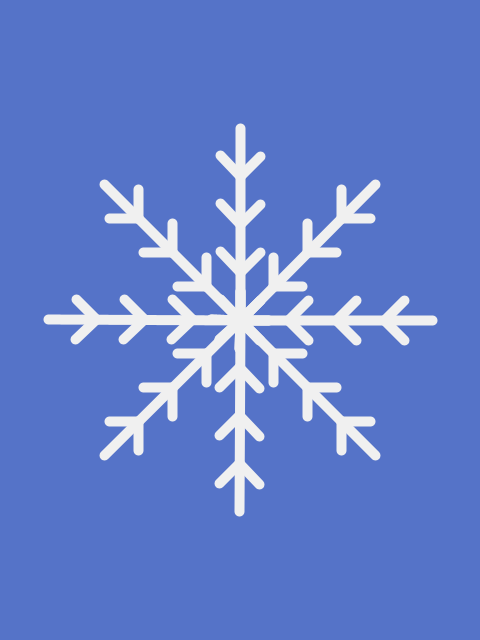
Frame 1 (no input)
Frame 2 (the mouse pressed at the canvas centre, redrawn once): identical to frame 1, image omitted

The Processing sketch that drew this single still picture (run headless with seeded random() and noise(); the mouse was pressed at the canvas centre and the sketch redrawn once):

// Processing sketch: frozen
// ── frozen.pde
// Manuale di Programmazione Cinematografica
// Daniele Olmisani, 2016

// Frozen

final color PAPER = color(85, 115, 200);
final color INK = color(240, 240, 240);

final int COUNT = 8;
final float STROKE = 10.0;

void setup() {
  size(480, 640);
  noLoop();
}

void draw() {
  
  translate(width/2.0, height/2.0);
  
  background(PAPER);
  
  stroke(INK);
  strokeWeight(STROKE);
  
  for (int i=0; i<COUNT; i++) {
    line(0, 0, 0.4*width, 0);
    for (int k=0; k<4; k++) {
      float step = 0.1*k*width;
      line(step, 0, step+2*STROKE, 2*STROKE);
      line(step, 0, step+2*STROKE, -2*STROKE);
    }
    rotate(TWO_PI / COUNT);
  }
  
  save("frozen.png");
}
